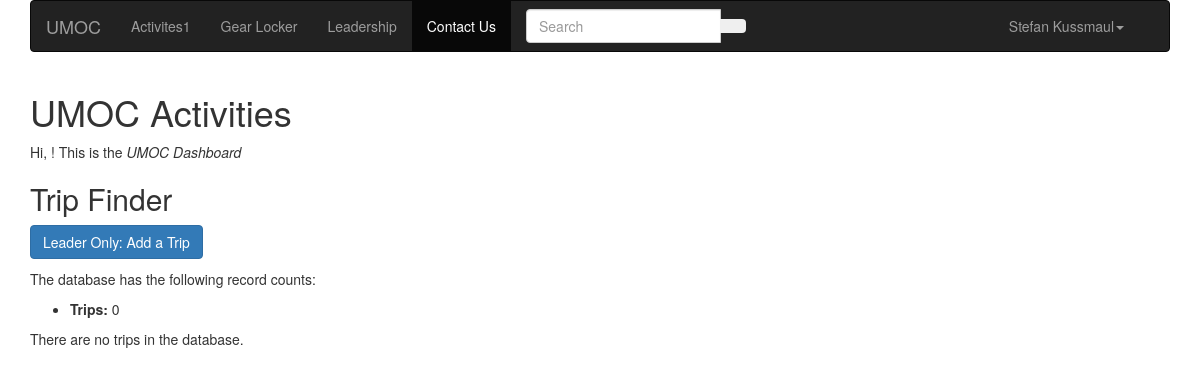
The app's page /dashboard/, older data.
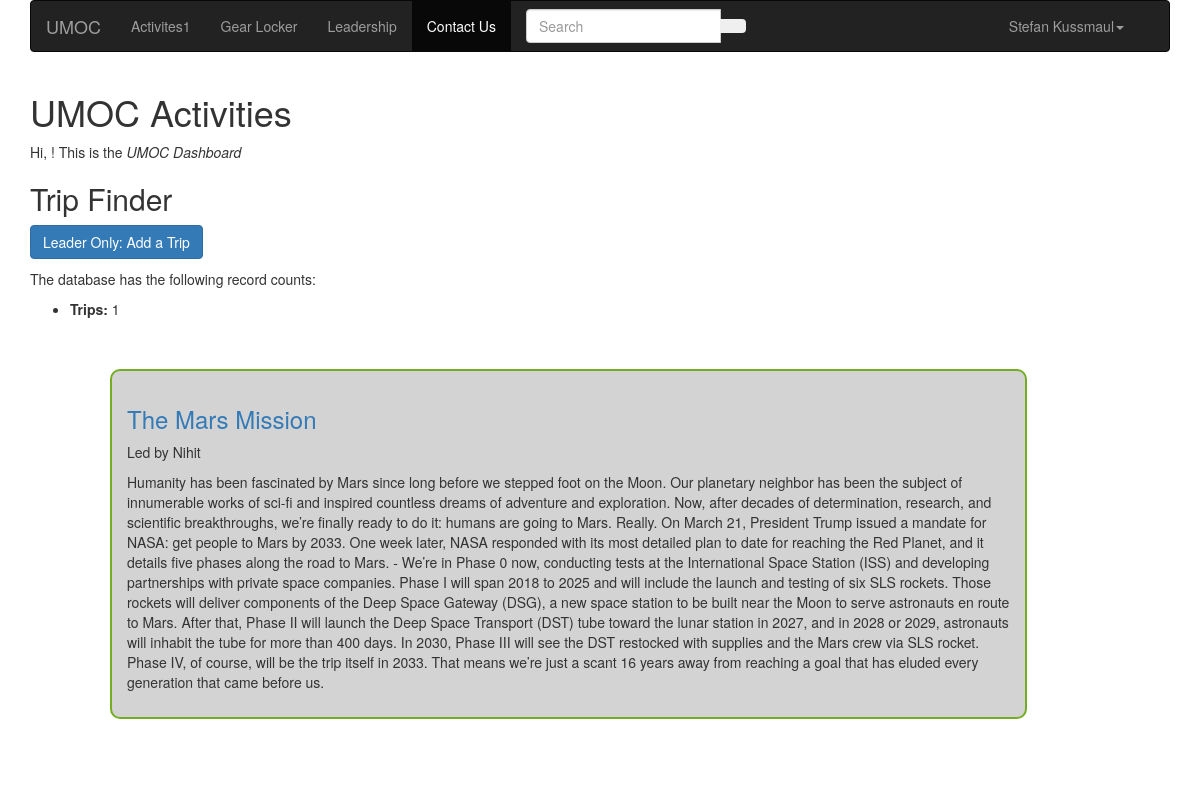
The same page, newer data.
### umoc/models.py (models this page shows, shortened)
class Trip(models.Model):
	name = models.CharField(max_length=20, help_text='Enter Trip Name')
	description = models.TextField(help_text='Enter description and informatin for trip')
	num_seats = models.PositiveSmallIntegerField(verbose_name='Number of Seats', help_text='Enter number of seats available for the trip')
	thumbnail = models.ImageField(help_text='Upload an image to show alongside this trip')
	start_time = models.DateTimeField(help_text='Select Start Time of the Trip')
	end_time = models.DateTimeField(help_text='Select End Time of the Trip')
	cancelled = models.BooleanField(default=False, help_text='Click to Cancel')
	TAGS = (
		('r', 'Rock Climbing'),
		('h', 'Hiking'),
		('s', 'Ski and Board'),
		('sk', 'Skiing'),
		('sn', 'Snowboarding'),
		('c', 'Cabin Trip'),
	)
	tag = models.CharField(max_length=2, choices=TAGS, blank=True, help_text='Select a tag to help classify this trip')
	leader = models.ForeignKey(User, on_delete=models.SET_NULL, null=True, help_text='Select a user to be in charge of organizing and leading this trip', verbose_name='Trip Leader/Organizer', related_name='trip_leader') # NOTE: NOT SURE IF ON_DELETE AND NULL ARE SET AS WE WANT
	participants = models.ManyToManyField(User, help_text='Select users who are signed up to go on the trip') # TODO: VALIDATE IT IS LESS THAN NUM_SEATS. Also, figure out if this works.
	class Meta:
		ordering = ['start_time']
	def get_absolute_url(self):
		return reverse('trip_info', args=[str(self.id)])

class User(models.Model):
	first_name = models.CharField(max_length=20, help_text='Enter your first name', verbose_name='First Name')
	last_name = models.CharField(max_length=20, help_text='Enter your last name', verbose_name='Last Name')
	dob = models.DateField(verbose_name='Date of Birth', help_text='Enter your birth date in the format "YYYY-MM-DD"')
	email = models.EmailField(max_length=30, unique=True, help_text='Enter your email address')
	password = models.CharField(max_length=20) # TODO: store safely using dedicated authentication
	profile_img = models.ImageField(verbose_name='Profile Image')
	phone_num = models.CharField(max_length=10, verbose_name='Phone Number', validators=[phone_regex])
	contact_name = models.CharField(max_length=40, help_text='Enter name of an emergency contact', blank=True)
	contact_phone = models.CharField(max_length=10, verbose_name='Contact Phone Number', help_text='Enter phone number for emergency contact', validators=[phone_regex], blank=True)
	can_comment = models.BooleanField(help_text='Set whether user can leave comments on trips', default=True)
	can_join_trip = models.BooleanField(help_text='Allow user to sign up for trips?', default=False)
	ADMIN_LEVELS = (
		('u', 'User'),
		('l', 'Leader'),
		('a', 'Admin'),
	)
	admin_level = models.CharField(max_length=1, choices=ADMIN_LEVELS, default='u')
	class Meta:
		ordering = ['last_name', 'first_name', 'admin_level']

### umoc/views.py (the view)
# urls.py: path('dashboard/', views.TripListView.as_view(), name='dashboard'),
class TripListView(generic.ListView):
	model = Trip
	template_name = 'dashboard.html'  # Specify your own template name/location
	num_trips=Trip.objects.all().count()
	def get_context_data(self, **kwargs):
		context = super(TripListView, self).get_context_data(**kwargs)
		context['some_data'] = 'This is just some data'
		context['count'] = self.get_queryset().count()
		return context

### umoc/templates/dashboard.html (shortened to what this page needs)
{% extends "template.html" %}
{% block content %}
<div class="row">
	<div class="col-md-12">
		<h1>UMOC Activities</h1>
		<p>Hi, {{ user.first_name }}! This is the <em>UMOC Dashboard</em></p>
		<h2>Trip Finder</h2>
		<a href = "{% url 'admin_trip_planner'%}">
			<button type="button" class="btn btn-primary">
				Leader Only: Add a Trip
			</button>
		</a>
		<p>The database has the following record counts:</p>
		<ul>
			<li><strong>Trips:</strong> {{ count }}</li>
		</ul>
		{% if trip_list %}
			<ul>
				{% for trip in trip_list %}
					<div class = "col-xs-10" style ="background-color:#D3D3D3;	margin: 4rem; padding: 1.5rem; border: 2px solid #73AD21; border-radius: 10px;">
						<h3>
							<a href="{{ trip.get_absolute_url }}">{{ trip.name }} </a>
						</h3>
						<p>Led by {{ trip.leader.first_name }}</p>
						<p>{{ trip.description }}</p>
					</div>
				{% endfor %}
			</ul>
		{% else %}
			<p>There are no trips in the database.</p>
		{% endif %}
	</div>
</div>
{% endblock %}

Row changes from the older to the newer data that the page shows:
added Trip: name "The Mars Mission", leader.first_name "Nihit", description "Humanity has been fascinated by Mars since long before we stepped foot on the Moon. Our planetary neighbor has been the subject of innumerable works of sci-fi and inspired countless dreams of adventure and exploration. Now, after decades of determination, research, and scientific breakthroughs, we’re finally ready to do it: humans are going to Mars. Really. On March 21, President Trump issued a mandate for NASA: get people to Mars by 2033. One week later, NASA responded with its most detailed plan to date for reaching the Red Planet, and it details five phases along the road to Mars. - We’re in Phase 0 now, conducting tests at the International Space Station (ISS) and developing…"
Text that changed along with them:
{{ count }}: "0" → "1"
text no longer shown: "There are no trips in the database."
